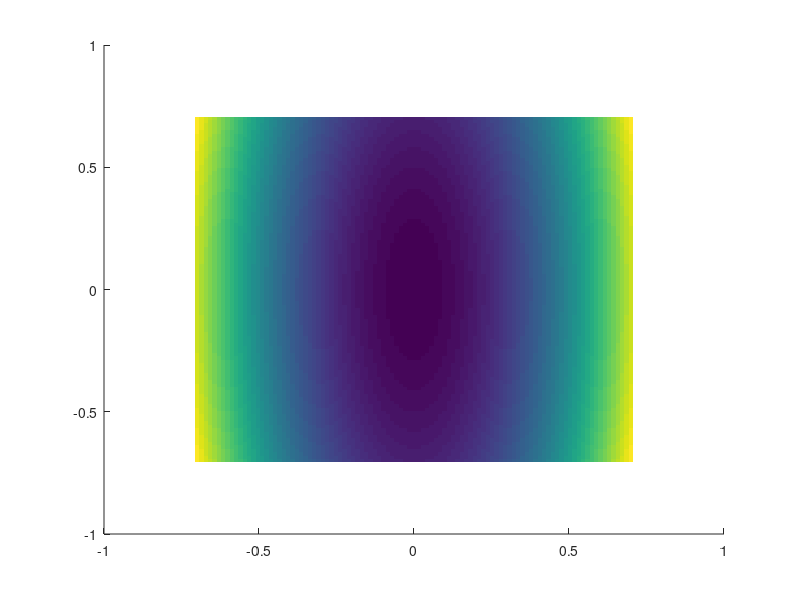

The MATLAB script that drew this image: (Note: this script raises an error after producing the figure.)
function GradientDescent
%% Toolbox Peyre
getd = @(pt)path(pt,path);
getd('D:\compartido\cplatero\Hipocampo\fuentes\AP\NLMeans\toolbox_signal\');
getd('D:\compartido\cplatero\Hipocampo\fuentes\AP\NLMeans\toolbox_general\');

% getd('C:/cpd/wavelets/fuentes/peyre/toolbox_signal/');
% getd('C:/cpd/wavelets/fuentes/peyre/toolbox_general/');
% getd('D:/compartido/cplatero/wavelets/fuentes/peyre/toolbox_signal/');
% getd('D:/compartido/cplatero/wavelets/fuentes/peyre/toolbox_general/');
% getd('/home/cplatero/docencia/mip_psi/peyre/toolbox_signal/');
% getd('/home/cplatero/docencia/mip_psi/peyre/toolbox_general/');
%% Gradient Descent in 2-D

% Background image of the function.
t = linspace(-.7,.7,101);
[v,u] = meshgrid(t,t);
eta = 10;
F = ( u.^2 + eta*v.^2 )/2 ;

%Display the function as a 2-D image.
clf; hold on;
imagesc(t,t,F); colormap jet(256);
contour(t,t,F, 20, 'k');
axis off; axis equal;
pause;


%% Exercice 1: Perform the gradient descent using a fixed step size ?k=?. 
%Display the decay of the energy f(x(k)) through the iteration. 
%Save the iterates so that X(:,k) corresponds to x(k).
Gradf = @(x)[x(1); eta*x(2)];
f = @(x)( x(1)^2 + eta*x(2)^2 ) /2; %coste
tau = 1.5/eta;
x= [.5;.5];
X=[];
Cost=[];
niter = 10;
for i=1:niter
    x = x - tau*Gradf(x);
    X = [X,x];
    Cost=[Cost;f(x)];   
end
clf;
% plot(1:length(Cost),log10(Cost(:)));
plot(1:length(Cost),Cost);
pause;
%% Visualizar
clf; hold on;
imagesc(t,t,F); colormap jet(256);
contour(t,t,F, 20, 'k');
h = plot(X(1,:), X(2,:), 'k.-');
set(h, 'LineWidth', 2);
set(h, 'MarkerSize', 15);
hold off;
axis off; axis equal;
pause;
%% Exercice 2:  Display the iteration for several different step sizes.
eta = 1;
GradDescent(eta,1.5/eta,niter);
pause;
eta = 4;
GradDescent(eta,2.01/eta,niter);
pause;
GradDescent(eta,1.8/eta,niter);

%% Gradient Descent in Image Processing
n = 256;
name = 'lena';
x0 = rescale( load_image(name, n) );

clf;
imageplot(x0);
pause;

sigma = .1;
y = x0 + randn(n)*sigma;
clf;
imageplot(clamp(y));
pause;

lambda = .1;
epsilon = 1e-3;

% TV norm.
Amplitude = @(u)sqrt(epsilon^2 + sum(u.^2,3));
J = @(x)sum(sum(Amplitude(grad(x))));

% Function to minimize.
f = @(x)1/2*norm(x-y,'fro')^2 + lambda*J(x);

% Gradient of TV norm. Note that div implement ?G?.
Normalize = @(u)u./repmat(Amplitude(u), [1 1 2]);
GradJ = @(x)-div( Normalize(grad(x)) );

% Gradient of the functional.
Gradf = @(x)x-y+lambda*GradJ(x);
%The step size should satisfy
tau = 1.8/( 1 + lambda*8/epsilon );
tau = tau*4;

%% Exercice 3: Implement the gradient descent. Monitor the decay of f through the iterations.
niter = 350;
u = y;
energy=[];
for i=1:niter
    u = u - tau*Gradf(u);
    energy=[energy;f(u)];
end

plot(energy);
pause;

clf;
imageplot(u);
    
    





%% Auxiliar functions
function GradDescent(eta,tau,niter)
t = linspace(-.7,.7,101);
[v,u] = meshgrid(t,t);
F = ( u.^2 + eta*v.^2 )/2 ;

%Display the function as a 2-D image.
clf; hold on;
imagesc(t,t,F); colormap jet(256);
contour(t,t,F, 20, 'k');
axis off; axis equal;

Gradf = @(x)[x(1); eta*x(2)];

x= [.5;.5];
X=[];
Cost=[];
for i=1:niter
    x = x - tau*Gradf(x);
    X = [X,x];
end
clf;

%% Visualizar
clf; hold on;
imagesc(t,t,F); colormap jet(256);
contour(t,t,F, 20, 'k');
h = plot(X(1,:), X(2,:), 'k.-');
set(h, 'LineWidth', 2);
set(h, 'MarkerSize', 15);
hold off;
axis off; axis equal;
